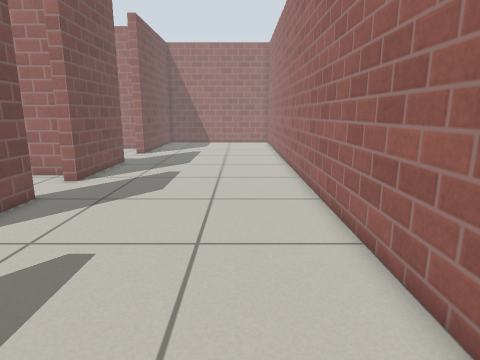
View 1 (above)

18 first-person views from a walk through a robot-simulator world made for Gazebo. The camera is 0.76 m above the floor, tilts 12° down and sees 75° across. The floor is counted in squares, 0.25 m on a side. Each view is taken from the middle of a square. On the plan, view 1 faces up. The plan holds only what a view shows up to about 20 squares ahead; the rest is blank. Gazebo's built-in surfaces are drawn with simple patterns.

View 2
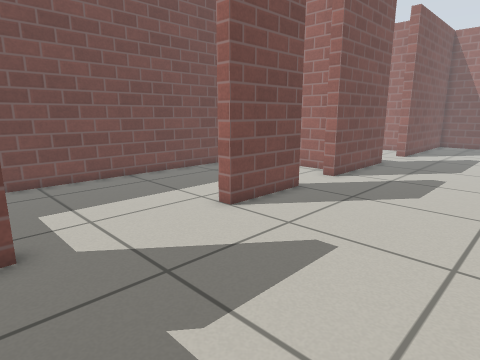

View 3
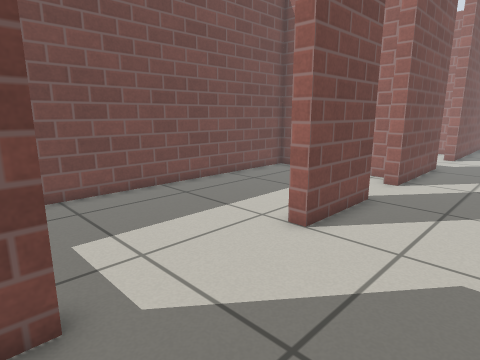

View 4
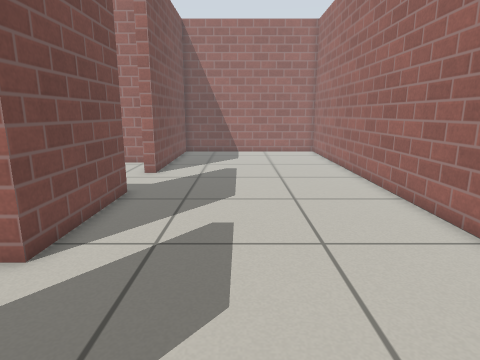

View 5
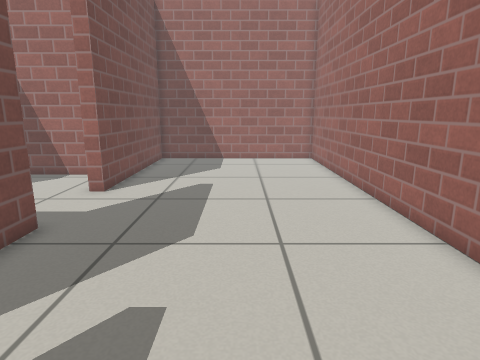

View 6
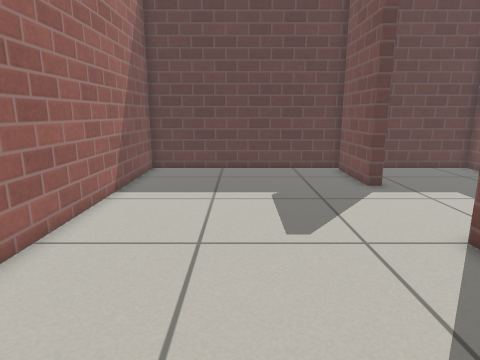

View 7
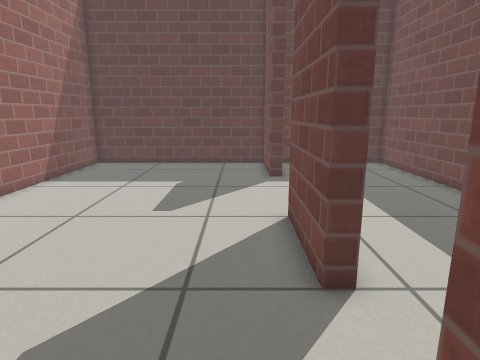

View 8
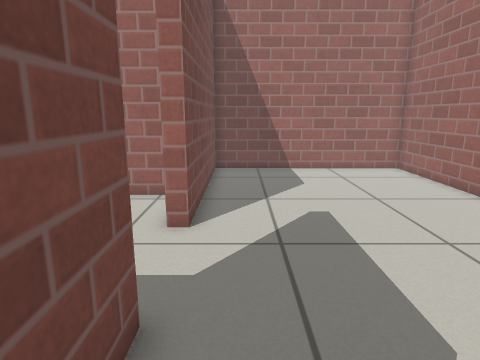

View 9
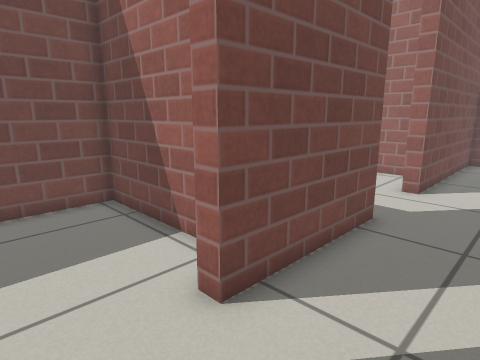

View 10
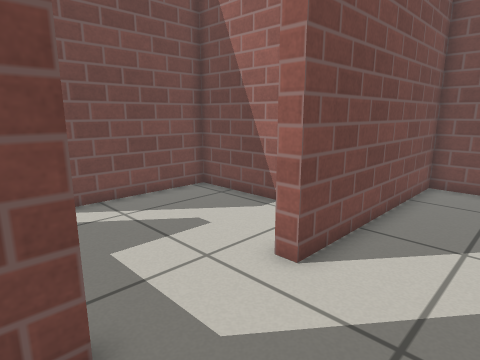

View 11
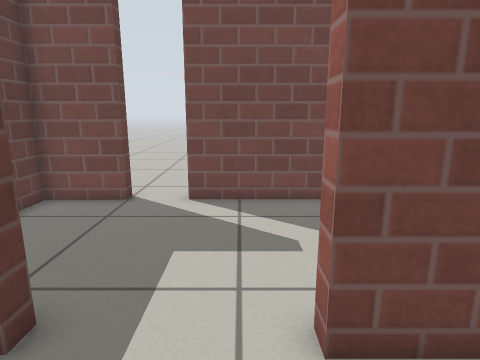

View 12
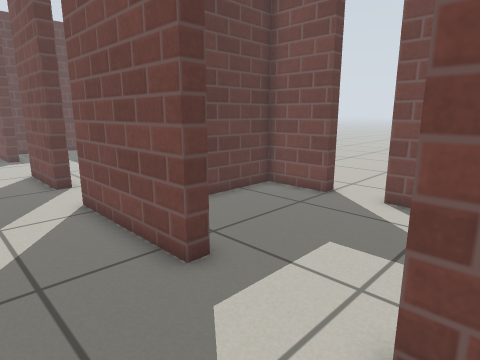

View 13
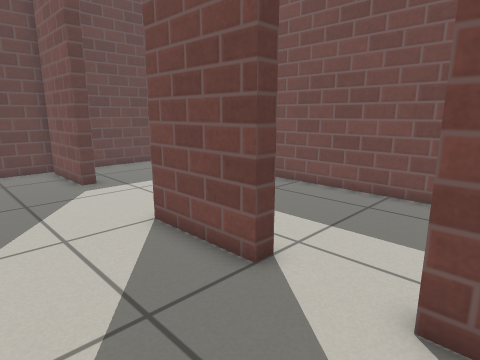

View 14
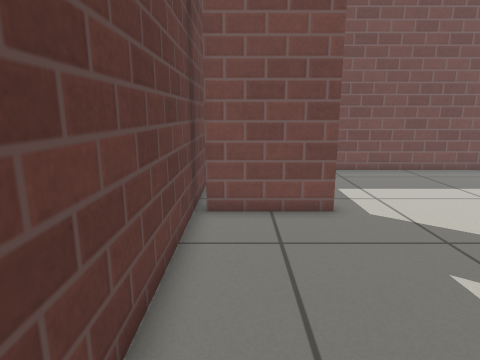

View 15
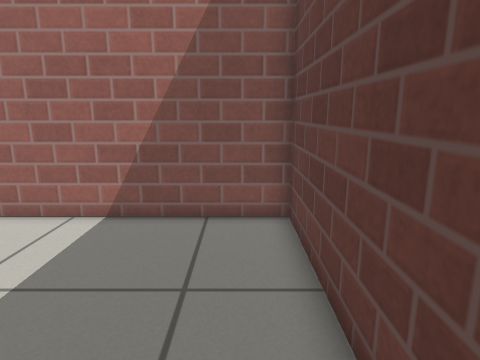

View 16
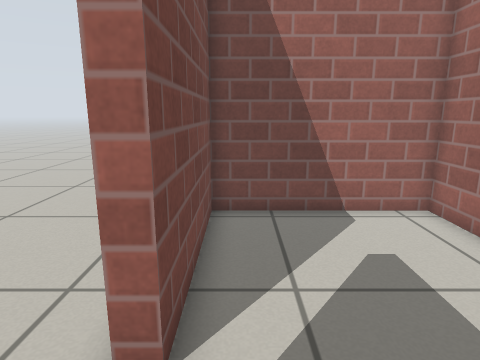

View 17
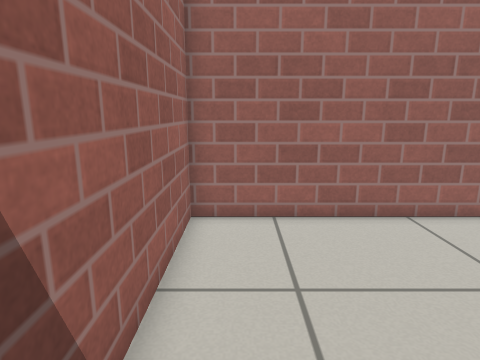

View 18
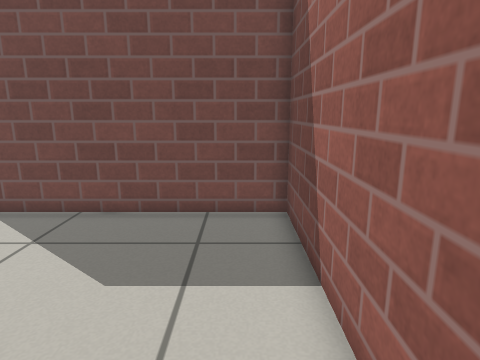

### Floor plan
Points are (right, up) in squares from view 1. A wall is a line through its corners. A room is listed if a view was taken in it or the views show most of it. See-through windows are left out.
Room 1 (views 1, 2, 3, 4, 5, 6, 7, 8, 9, 10, 11, 12, 13, 14, 15, 17, 18)
walls: (-8.1, 11) (-7.4, 11) (-7.4, 7) (-8.1, 7); (-8.5, 15.4) (-14.9, 15.4) (-14.9, -3.5) (3, -3.5) (3, 33.5) (-7.4, 33.5) (-7.4, 24.1) (-8, 24.1); (-8.1, 20) (-7.4, 20) (-7.4, 14) (-8.1, 14); (-8.1, 1) (-7.4, 1) (-7.4, -3.1)
ways out: opening at (-7.5, 22) to room 2
Room 2 (view 16)
walls: (-15.5, 18.9) (-14.9, 18.9) (-14.9, 16) (-11.3, 16); (-8, 25.5) (-8, 27.6) (-14.9, 27.6) (-14.9, 21.2) (-15.5, 21.2)
ways out: opening at (-7.5, 22) to room 1; opening at (-15, 19.5)

Where each view was taken, in squares from view 1:
view 1: 0 up, 0 right, facing up
view 2: 0 up, 0 right, facing up-left
view 3: 0 up, 3 left, facing up-left
view 4: 8 up, 3 left, facing up
view 5: 12 up, 2 left, facing up
view 6: 14 up, 2 left, facing down
view 7: 16 up, 6 left, facing down
view 8: 16 up, 6 left, facing up
view 9: 11 up, 4 left, facing up-left
view 10: 19 up, 4 left, facing up-left
view 11: 23 up, 4 left, facing left
view 12: 25 up, 4 left, facing down-left
view 13: 15 up, 3 left, facing down-left
view 14: 2 down, 2 right, facing left
view 15: 2 down, 6 left, facing right
view 16: 18 up, 14 left, facing up
view 17: 32 up, 6 left, facing right
view 18: 32 up, 2 right, facing left
